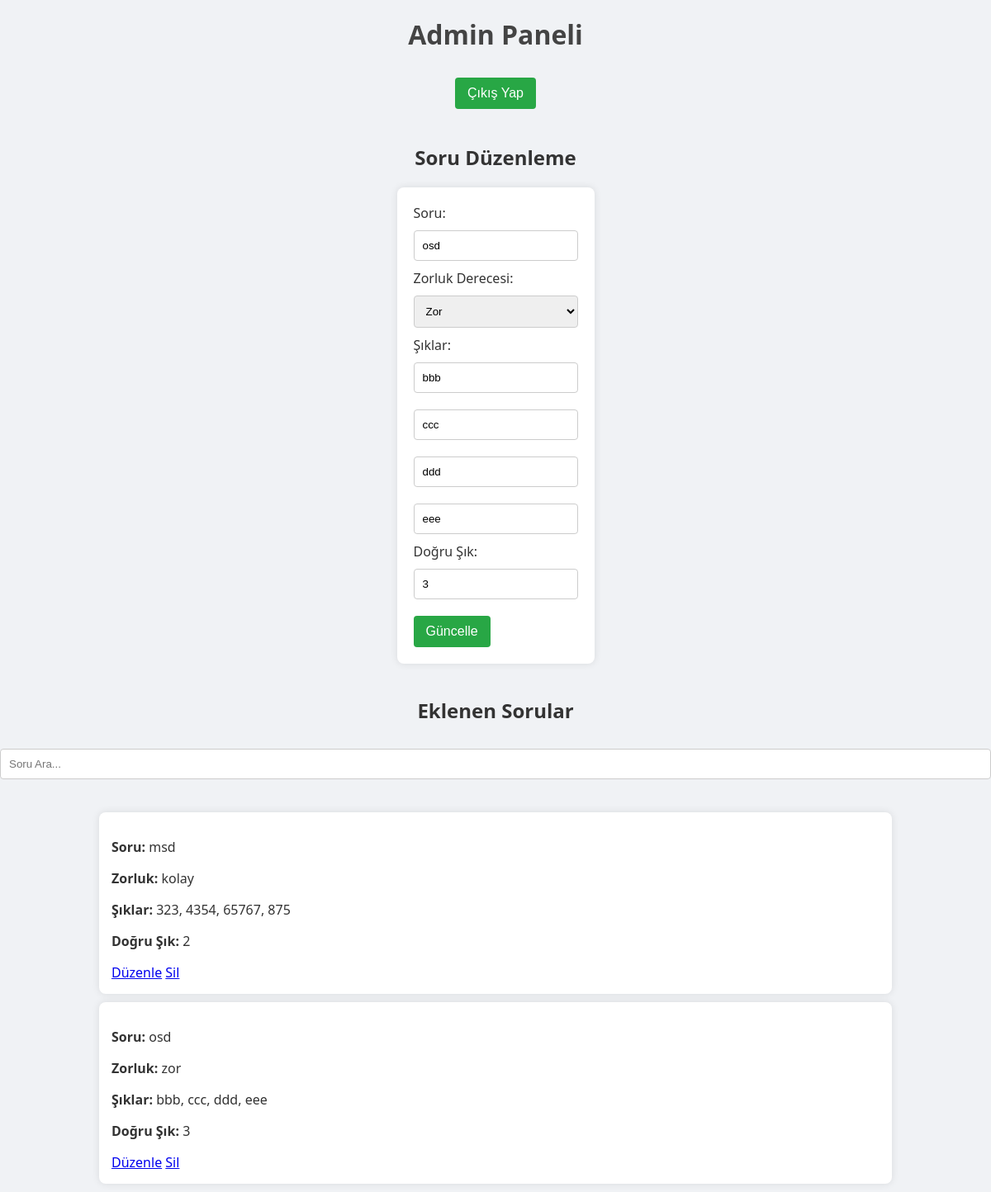
/admin.php?action=edit&id=3 (signed in), run on the app's committed database.
### tables this page shows
CREATE TABLE sorular (id INTEGER PRIMARY KEY, soru TEXT, zorluk TEXT, sik1 TEXT, sik2 TEXT, sik3 TEXT, sik4 TEXT, dogruSik TEXT);

### admin.php (the view, shortened to what this page needs)
<?php
$db = new PDO('sqlite:veriler.db');
if (isset($_GET['action'])) {
    if ($_GET['action'] === 'edit') {
        $id = $_GET['id'];
        $stmt = $db->prepare("SELECT * FROM sorular WHERE id = :id");
        $stmt->bindParam(':id', $id);
        $stmt->execute();
        $editSoru = $stmt->fetch(PDO::FETCH_ASSOC);
    }
}
$sorular = $db->query("SELECT * FROM sorular")->fetchAll(PDO::FETCH_ASSOC);
?>
<!DOCTYPE html>
<html lang="tr">
<head>
    <link rel="stylesheet" href="style.css">
</head>
<body>
    <h1>Admin Paneli</h1>
    <button onclick="window.location.href='login.php'">Çıkış Yap</button>
    <br><br>
    <h2><?php echo isset($editSoru) ? 'Soru Düzenleme' : 'Soru Ekleme'; ?></h2>
    <form method="POST" action="admin.php">
        <label>Soru:</label><br>
        <input type="text" name="soru" value="<?php echo isset($editSoru['soru']) ? htmlspecialchars($editSoru['soru']) : ''; ?>" required><br>
        <label>Zorluk Derecesi:</label><br>
        <select name="zorluk">
            <option value="zor" <?php echo (isset($editSoru['zorluk']) && $editSoru['zorluk'] === 'zor') ? 'selected' : ''; ?>>Zor</option>
        </select><br>
        <label>Şıklar:</label><br>
        <input type="text" name="sik1" value="<?php echo isset($editSoru['sik1']) ? htmlspecialchars($editSoru['sik1']) : ''; ?>" required><br>
        <input type="text" name="sik2" value="<?php echo isset($editSoru['sik2']) ? htmlspecialchars($editSoru['sik2']) : ''; ?>" required><br>
        <input type="text" name="sik3" value="<?php echo isset($editSoru['sik3']) ? htmlspecialchars($editSoru['sik3']) : ''; ?>" required><br>
        <input type="text" name="sik4" value="<?php echo isset($editSoru['sik4']) ? htmlspecialchars($editSoru['sik4']) : ''; ?>" required><br>
        <label>Doğru Şık:</label><br>
        <input type="text" name="dogruSik" value="<?php echo isset($editSoru['dogruSik']) ? htmlspecialchars($editSoru['dogruSik']) : ''; ?>" required><br>
        <button type="submit"><?php echo isset($editSoru) ? 'Güncelle' : 'Kaydet'; ?></button>
    </form>
    <h2>Eklenen Sorular</h2>
    <input type="text" id="soruArama" placeholder="Soru Ara..."><br>
    <div id="soruListesi">
        <?php foreach ($sorular as $soru) : ?>
            <div class="soru-item">
                <p><strong>Soru:</strong> <?php echo htmlspecialchars($soru['soru']); ?></p>
                <p><strong>Zorluk:</strong> <?php echo htmlspecialchars($soru['zorluk']); ?></p>
                <p><strong>Şıklar:</strong> <?php echo htmlspecialchars($soru['sik1']) . ', ' . htmlspecialchars($soru['sik2']) . ', ' . htmlspecialchars($soru['sik3']) . ', ' . htmlspecialchars($soru['sik4']); ?></p>
                <p><strong>Doğru Şık:</strong> <?php echo htmlspecialchars($soru['dogruSik']); ?></p>
                <a href="admin.php?action=edit&id=<?php echo $soru['id']; ?>">Düzenle</a>
                <a href="admin.php?action=delete&id=<?php echo $soru['id']; ?>">Sil</a>
            </div>
        <?php endforeach; ?>
    </div>
</body>
</html>

### style.css (style rules this page uses)
body { font-family: 'Segoe UI', Tahoma, Geneva, Verdana, sans-serif; background-color: #f0f2f5; margin: 0; padding: 0; text-align: center; color: #333; }
h1 { color: #444; margin-top: 20px; font-size: 2em; }
form { background-color: #fff; padding: 20px; border-radius: 8px; box-shadow: 0 0 10px rgba(0, 0, 0, 0.1); margin-bottom: 20px; display: inline-block; text-align: left; }
input[type="text"], input[type="password"], select { padding: 10px; margin: 10px 0; width: 100%; box-sizing: border-box; border: 1px solid #ccc; border-radius: 4px; }
button { padding: 10px 15px; margin-top: 10px; cursor: pointer; background-color: #28a745; color: white; border: none; border-radius: 4px; font-size: 1em; transition: background-color 0.3s; }
#soruListesi { margin-top: 20px; text-align: left; display: inline-block; width: 80%; }
.soru-item { background-color: #fff; padding: 15px; margin: 10px 0; border-radius: 8px; box-shadow: 0 0 10px rgba(0, 0, 0, 0.1); position: relative; }

### data on the page
sorular: soru "osd", zorluk "Zor", sik1 "bbb", sik2 "ccc", sik3 "ddd", sik4 "eee", dogruSik "3", zorluk "zor"
sorular: soru "msd", zorluk "kolay", sik1 "323", sik2 "4354", sik3 "65767", sik4 "875", dogruSik "2"
